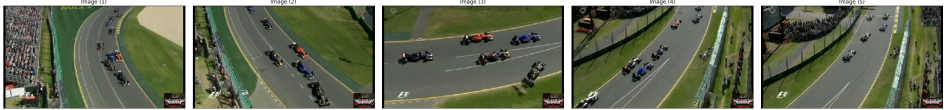
#> input picture content/dense1.jpg, 1894 x 220 px, given in place of output.mp4, which was not available (shown at 1/2 size)
$ python show_dense_stab.py
#> lines starting #> are read from the running program, lines starting #| are printed output that depends on the picture; pictures that were not available may be replaced by others from this repository, and a replacement may not be noted
'''
 Based on the following tutorial:
   http://docs.opencv.org/3.0-beta/doc/py_tutorials/py_video/py_lucas_kanade/py_lucas_kanade.html
'''

import numpy as np
import cv2

# Start the webcam
#cap = cv2.VideoCapture(0)
cap = cv2.VideoCapture('output.mp4')

frames = int(cap.get(cv2.CAP_PROP_FRAME_COUNT))
source_width = int(cap.get(cv2.CAP_PROP_FRAME_WIDTH))
source_height = int(cap.get(cv2.CAP_PROP_FRAME_HEIGHT))

print("{0} frames {1}x{2}".format(frames,source_width,source_height))

nframes = 10 # how many frames we want to analyze
target_width = source_width // 4
target_height = source_height // 4
skip_frames = frames / nframes - 1

def convert(frame):
    return cv2.resize(frame,(target_width,target_height))

# Take the first frame and convert it to gray
ret, frame = cap.read()
#> frame is the input picture: shape (220, 1894, 3); mean B, G, R 86.7, 108.1, 102
frm=convert(frame)
#> in convert, `return cv2.resize(frame,(target_width,target_height))`:
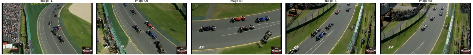
#> returned value: shape (55, 473, 3); mean of channels 0, 1, 2 88, 109.5, 103.4; drawn as B, G, R
gray = cv2.cvtColor(frm, cv2.COLOR_BGR2GRAY)
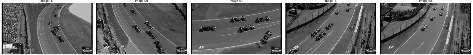
#> gray: shape (55, 473); min 0, max 255, mean 105.2
# Create the HSV color image
hsvImg = np.zeros_like(frm)
hsvImg[..., 1] = 255

# Play until the user decides to stop
for i in range(frames-1):
    # Save the previous frame data
    previousGray = gray
    ret, frame = cap.read()
    frm = convert(frame)
    gray = cv2.cvtColor(frm, cv2.COLOR_BGR2GRAY)

    # Calculate the dense optical flow
    flow = cv2.calcOpticalFlowFarneback(previousGray, gray, None, 0.5, 3, 15, 3, 5, 1.2, 0)
    vec = np.average(flow,axis=(0,1))
    mask = flow[:,:,0]==0 and flow[:,:,1]==0
    flow = flow-vec
    flow[mask]=0

    # Obtain the flow magnitude and direction angle
    mag, ang = cv2.cartToPolar(flow[..., 0], flow[..., 1])

    # Update the color image
    hsvImg[..., 0] = 0.5 * ang * 180 / np.pi
    hsvImg[..., 2] = cv2.normalize(mag, None, 0, 255, cv2.NORM_MINMAX)
    rgbImg = cv2.cvtColor(hsvImg, cv2.COLOR_HSV2BGR)

    #cv2.imwrite('c:/temp/opt/orig{}.png'.format(i),frm)
    #cv2.imwrite('c:/temp/opt/opt{}.png'.format(i), rgbImg)

    # Display the resulting frame
    #cv2.imshow('dense optical flow', np.hstack((frame, rgbImg)))
    cv2.imshow('dense optical flow',rgbImg)

    k = cv2.waitKey(30) & 0xff
    if k == 27:
        break
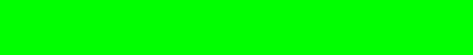
#> hsvImg: shape (55, 473, 3); mean B, G, R 0, 255, 0
    # [6 lines of commented-out code are left out]
cap.release()
cv2.destroyAllWindows()

$ run again, on content/dense2.jpg
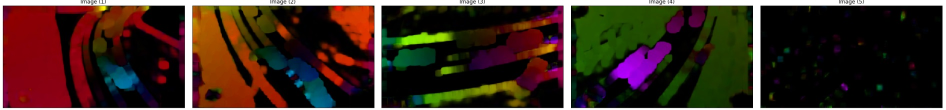
#> input picture content/dense2.jpg, 1892 x 220 px, given in place of output.mp4, which was not available (shown at 1/2 size)
#> frame is the input picture: shape (220, 1892, 3); mean B, G, R 35.4, 45, 64
#> in convert, `return cv2.resize(frame,(target_width,target_height))`:
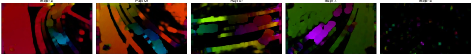
#> returned value: shape (55, 473, 3); mean of channels 0, 1, 2 36.2, 45.8, 64.8; drawn as B, G, R
#> `gray = cv2.cvtColor(frm, cv2.COLOR_BGR2GRAY)`:
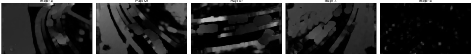
#> gray: shape (55, 473); min 0, max 255, mean 50.4

$ run again, on content/dense3.jpg
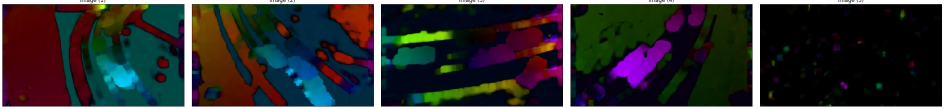
#> input picture content/dense3.jpg, 1888 x 218 px, given in place of output.mp4, which was not available (shown at 1/2 size)
#> frame is the input picture: shape (218, 1888, 3); mean B, G, R 47.2, 47.1, 47.3
#> in convert, `return cv2.resize(frame,(target_width,target_height))`:
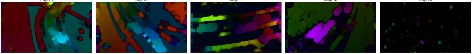
#> returned value: shape (54, 472, 3); mean of channels 0, 1, 2 46.2, 46.1, 46.2; drawn as B, G, R
#> `gray = cv2.cvtColor(frm, cv2.COLOR_BGR2GRAY)`:
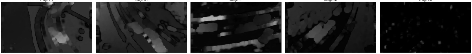
#> gray: shape (54, 472); min 0, max 255, mean 46.1

$ run again, on content/optical1.jpg
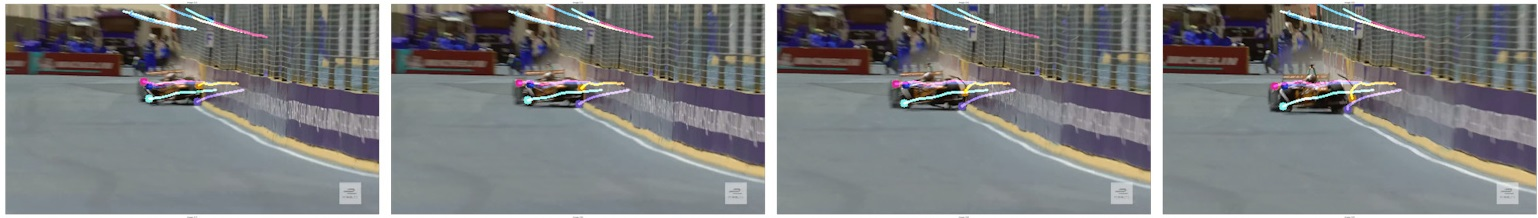
#> input picture content/optical1.jpg, 1538 x 218 px, given in place of output.mp4, which was not available
#> frame is the input picture: shape (218, 1538, 3); mean B, G, R 126.8, 125.9, 124.9
#> in convert, `return cv2.resize(frame,(target_width,target_height))`:
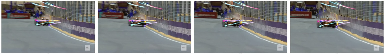
#> returned value: shape (54, 384, 3); mean of channels 0, 1, 2 127, 126, 125.1; drawn as B, G, R
#> `gray = cv2.cvtColor(frm, cv2.COLOR_BGR2GRAY)`:
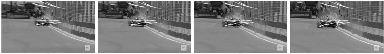
#> gray: shape (54, 384); min 6, max 255, mean 125.9
